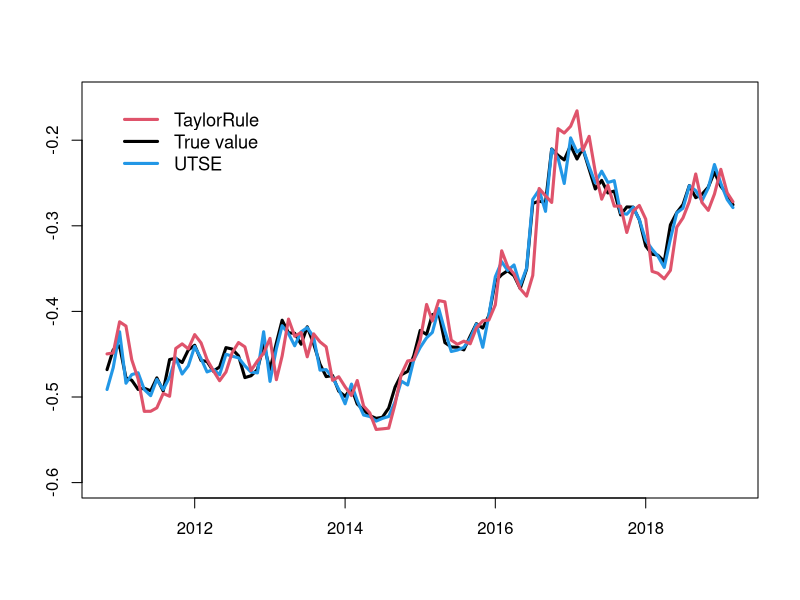
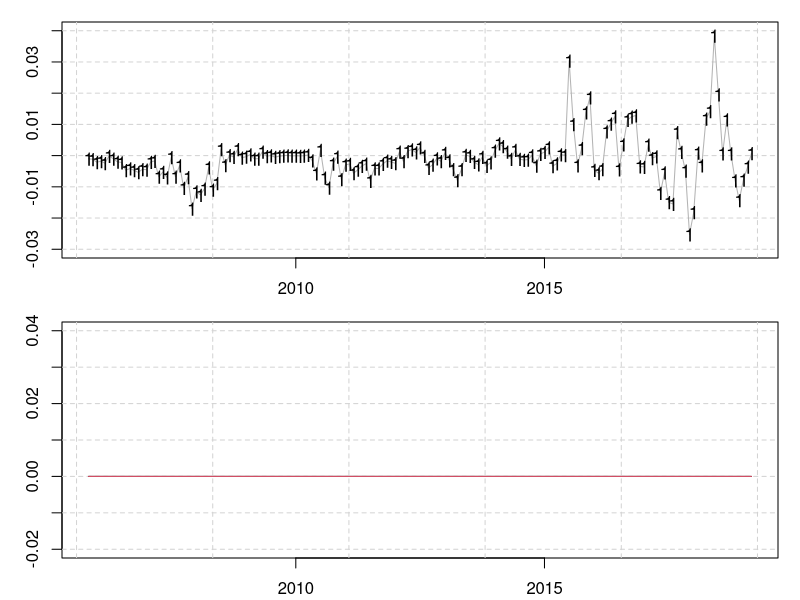
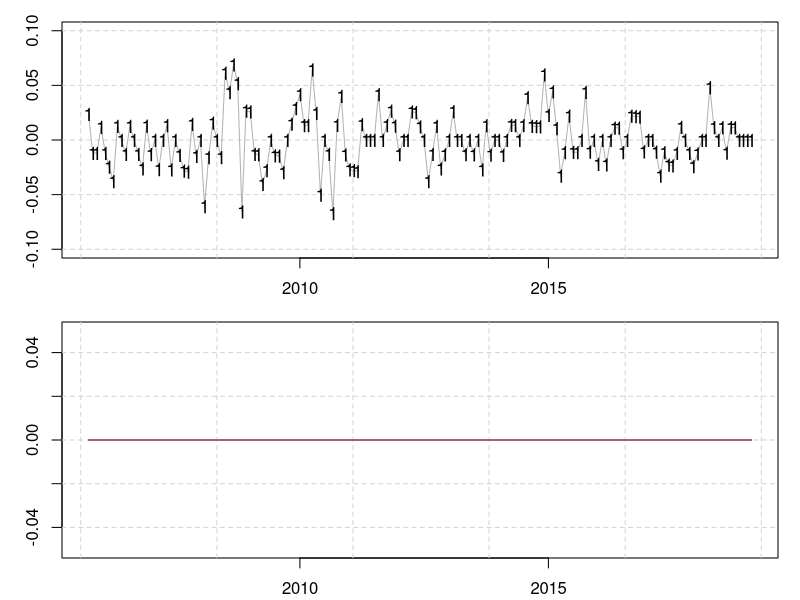

The R source for these figures, in order:

setwd("C:/")
library(MASS)
rm(list = ls(all = TRUE))
graphics.off()
a = 1
b = 101
Data     = read.csv("British.csv")
True     = Data[a:b, 2]
FTSE     = Data[a:b, 3]
FNTaylor = Data[a:b, 4]
FLTaylor = Data[a:b, 5]
FPPP     = Data[a:b, 6]
Random   = Data[a:b, 7]
k        = 1:(length(True)) 
Time     = as.Date(Data[, 1][k])
plot(Time, True[k], type="n", ylab="", ylim=c(-0.6,-0.15), xlab="")
lines(Time, True[k], col='black', lwd = 3)
lines(Time, FTSE[k], col= 4 , lwd  =3)
lines(Time, FLTaylor[k], col=2, lwd = 3)
legend(Time[3],-0.15, c("TaylorRule","True value", "UTSE"),lty=c(1,1,1), lwd =c(3,3,3), pch=c('','',''), col=c(2,1,4), cex=1.1, bty='n')
#MAE
e1           = True-FTSE
e2           = True-Random
e3           = True-FNTaylor
e4           = True-FLTaylor
e5           = True-FPPP
RMSEFTSE     = sqrt(mean(e1^2))
RMSERandom   = sqrt(mean(e2^2))
RMSEFNTaylor = sqrt(mean(e3^2))
RMSEFLTaylor = sqrt(mean(e4^2))
RMSEFPPP     = sqrt(mean(e5^2))
MAEFTSE      = mean(abs(e1))
MAERandom    = mean(abs(e2))
MAEFNTaylor  = mean(abs(e3))
MAEFLTaylor  = mean(abs(e4))
MAEFPPP      = mean(abs(e5))
A            = c(RMSEFTSE, RMSERandom, RMSEFNTaylor, RMSEFLTaylor, RMSEFPPP)
B            = c(MAEFTSE, MAERandom, MAEFNTaylor, MAEFLTaylor, MAEFPPP)
A
B
write.csv(data.frame(A, B),file="ForecastingResultsEuro.csv", row.names=FALSE)
#DM-test
e1    = True-FTSE
e2    = True-Random
f.1   = abs(e1)-abs(e2)
V.hat = mean((f.1-mean(f.1))^2)
DMW   = mean(f.1)/sqrt(length(e1)^(-1)*V.hat)
DMW



# This is the final one for China
rm(list = ls(all = TRUE))
graphics.off()
YCdata      = read.csv("CUSTest2.csv")
#write.csv(flu, file="flu.csv")
y    = diff(log(as.matrix(YCdata[,2]))); num = length(y); nstate = 4;
M1   = as.matrix(cbind(1,0,0,1))  # obs matrix normal
M2   = as.matrix(cbind(1,0,1,1))  # obs matrix flu epi
prob = matrix(0,num,1); yp = y  # to store pi2(t|t-1) & y(t|t-1)
xfilter = array(0, dim=c(nstate,1,num)) # to store x(t|t)
# Function to Calculate Likelihood
Linn = function(para){
  alpha1 = para[1]; alpha2 = para[2]; beta1 = para[3]
  sQ1 = para[4];  sQ2 = para[5];  like=0
  xf  = matrix(0, nstate, 1)  # x filter
  xp  = matrix(0, nstate, 1)  # x pred
  Pf  = diag(.1, nstate)      # filter cov
  Pp  = diag(.1, nstate)      # pred cov
  pi11 <- .75 -> pi22;  pi12 <- .25 -> pi21; pif1 <- .5; .5 -> pif2
  phi = matrix(0,nstate,nstate)
  phi[1,1] = alpha1; phi[1,2] = alpha2; phi[2,1]=1; phi[3,3]=beta1; phi[4,4]=1
  Ups = as.matrix(rbind(0,0,0,0))
  Q   = matrix(0,nstate,nstate)
  Q[1,1] = sQ1^2; Q[3,3] = sQ2^2; R=0  # R=0 in final model
  # begin filtering #
  for(i in 1:num){
    xp   = phi%*%xf + Ups; Pp = phi%*%Pf%*%t(phi) + Q
    sig1 = as.numeric(M1%*%Pp%*%t(M1) + R)
    sig2 = as.numeric(M2%*%Pp%*%t(M2) + R)
    k1   = Pp%*%t(M1)/sig1; k2 = Pp%*%t(M2)/sig2
    e1   = y[i]-M1%*%xp; e2 = y[i]-M2%*%xp
    pip1 = pif1*pi11 + pif2*pi21; pip2 = pif1*pi12 + pif2*pi22
    den1 = (1/sqrt(sig1))*exp(-.5*e1^2/sig1)
    den2 = (1/sqrt(sig2))*exp(-.5*e2^2/sig2)
    denm = pip1*den1 + pip2*den2
    pif1 = pip1*den1/denm; pif2 = pip2*den2/denm
    pif1 = as.numeric(pif1); pif2 = as.numeric(pif2)
    e1   = as.numeric(e1); e2=as.numeric(e2)
    xf   = xp + pif1*k1*e1 + pif2*k2*e2
    eye  = diag(1, nstate)
    Pf   = pif1*(eye-k1%*%M1)%*%Pp + pif2*(eye-k2%*%M2)%*%Pp
    like = like - log(pip1*den1 + pip2*den2)
    prob[i] = pip2; xfilter[,,i] = xf; innov.sig = c(sig1,sig2)
    yp[i]   = ifelse(pip1 > pip2, M1%*%xp, M2%*%xp)  
  }
  return(like)   
}
# Estimation
alpha1   = .5; alpha2 = -0.2;  beta1= 0.3; sQ1 = .001; sQ2 = .01
init.par = c(alpha1, alpha2, beta1, sQ1, sQ2)
(est = optim(init.par, Linn, NULL, method='BFGS', hessian=TRUE, control=list(trace=1,REPORT=1)))
SE   = sqrt(diag(solve(est$hessian)))
u    = cbind(estimate=est$par, SE)
rownames(u)=c('alpha1','alpha2','beta1','sQ1','sQ2'); u
# Graphics
predepi = ifelse(prob<.5,0,1); k = 5:(length(y)-1) 
#YCtime = as.Date(YCdata[, 1])
Time    = as.Date(YCdata[, 1][k])
regime  = predepi[k]+1
par(mfrow=c(2,1), mar=c(2,3,1,1)+.1)     
plot(Time, y[k], type="n", ylab="", ylim=c(-.03,0.04))
grid(lty=2); lines(Time, y[k],  col=gray(.7))
text(Time, y[k], col=regime, labels=regime, cex=1.1)  
plot(Time, xfilter[1,,k], type="n", ylim=c(-.02,0.04), ylab="", col=1)
grid(lty=2); lines(Time, xfilter[1,,k]) 
lines(Time, xfilter[3,,k], col=2)
A = c(1:length(length(xfilter[3,,k])))
B = xfilter[3,,k]
write.csv(data.frame(A, B),"D:\\sharpriseorfalling.csv", row.names=FALSE)



#######
rm(list = ls(all = TRUE))
graphics.off()
#YCdata      = read.csv("CUSTest2.csv")
YCdata       = read.csv("EuroUSTest.csv")
#write.csv(flu, file="flu.csv")
y =diff(log(as.matrix(YCdata[,2]))); num = length(y); nstate = 3;
M1 = as.matrix(cbind(1,0,0))  # obs matrix normal
M2 = as.matrix(cbind(1,0,1))  # obs matrix flu epi
prob = matrix(0,num,1); yp = y  # to store pi2(t|t-1) & y(t|t-1)
xfilter = array(0, dim=c(nstate,1,num)) # to store x(t|t)
# Function to Calculate Likelihood
Linn = function(para){
  alpha1 = para[1]; alpha2 = para[2]; beta1 = para[3]
  sQ1 = para[4];  sQ2 = para[5];  like=0
  xf  = matrix(0, nstate, 1)  # x filter
  xp  = matrix(0, nstate, 1)  # x pred
  Pf  = diag(.1, nstate)      # filter cov
  Pp  = diag(.1, nstate)      # pred cov
  pi11 <- .75 -> pi22;  pi12 <- .25 -> pi21; pif1 <- .5; .5 -> pif2
  phi = matrix(0,nstate,nstate)
  phi[1,1] = alpha1; phi[1,2] = alpha2; phi[2,1]=1; phi[3,3]=beta1
  Ups = as.matrix(rbind(0,0,0))
  Q   = matrix(0,nstate,nstate)
  Q[1,1] = sQ1^2; Q[3,3] = sQ2^2; R=0  # R=0 in final model
  # begin filtering #
  for(i in 1:num){
    xp   = phi%*%xf + Ups; Pp = phi%*%Pf%*%t(phi) + Q
    sig1 = as.numeric(M1%*%Pp%*%t(M1) + R)
    sig2 = as.numeric(M2%*%Pp%*%t(M2) + R)
    k1   = Pp%*%t(M1)/sig1; k2 = Pp%*%t(M2)/sig2
    e1   = y[i]-M1%*%xp; e2 = y[i]-M2%*%xp
    pip1 = pif1*pi11 + pif2*pi21; pip2 = pif1*pi12 + pif2*pi22
    den1 = (1/sqrt(sig1))*exp(-.5*e1^2/sig1)
    den2 = (1/sqrt(sig2))*exp(-.5*e2^2/sig2)
    denm = pip1*den1 + pip2*den2
    pif1 = pip1*den1/denm; pif2 = pip2*den2/denm
    pif1 = as.numeric(pif1); pif2 = as.numeric(pif2)
    e1   = as.numeric(e1); e2=as.numeric(e2)
    xf   = xp + pif1*k1*e1 + pif2*k2*e2
    eye  = diag(1, nstate)
    Pf   = pif1*(eye-k1%*%M1)%*%Pp + pif2*(eye-k2%*%M2)%*%Pp
    like = like - log(pip1*den1 + pip2*den2)
    prob[i] = pip2; xfilter[,,i] = xf; innov.sig = c(sig1,sig2)
    yp[i] = ifelse(pip1 > pip2, M1%*%xp, M2%*%xp)  
  }
  return(like)   
}
# Estimation
alpha1 = .5; alpha2 = -0.15;  beta1= 0.3; sQ1 = .01; sQ2 = .01
init.par = c(alpha1, alpha2, beta1, sQ1, sQ2)
(est = optim(init.par, Linn, NULL, method='BFGS', hessian=TRUE, control=list(trace=1,REPORT=1)))
SE   = sqrt(diag(solve(est$hessian)))
u    = cbind(estimate=est$par, SE)
rownames(u) = c('alpha1','alpha2','beta1','sQ1','sQ2'); u
# Graphics
predepi = ifelse(prob<.5,0,1); k = 70:(length(y)) 
#YCtime = as.Date(YCdata[, 1])
Time    = as.Date(YCdata[, 1][k])
regime  = predepi[k]+1
par(mfrow=c(2,1), mar=c(2,3,1,1)+.1)     
plot(Time, y[k], type="n", ylab="", ylim=c(-.1,0.1)) #xaxt="n"
grid(lty=2); lines(Time, y[k],  col=gray(.7))
text(Time, y[k], col=regime, labels=regime, cex=1.1)
#axis.Date(1, at = seq(as.Date("2005/1/1"), max(Time)+6, "years"))
plot(Time, xfilter[1,,k], type="n", ylim=c(-.05,0.05), ylab="", col=1)
grid(lty=2); lines(Time, xfilter[1,,k]) 
lines(Time, xfilter[3,,k], col=2)

##############
library(MASS)
library(tseries)
rm(list = ls(all = TRUE))
graphics.off()
Reg = read.csv("sharpriseorfalling.csv")
Reg1 = apply(Reg[, c(-1)], c(1,2), as.numeric)
N    = length(Reg1[,1])
#Reg1 = diff(Reg1)
fit =lm(Reg1[2:(N), 1]~0+Reg1[2:(N), 2]+Reg1[2:(N), 3]+diff(Reg1[1:(N), 4]))
summary(fit)
adf.test(Reg1[1:(N-2), 1], k=1)
adf.test(Reg1[2:(N-1), 2], k=1)
adf.test(Reg1[2:(N-1), 3], k=1)
adf.test(diff(Reg1[1:(N-1), 4]), k=1)

rm(list = ls(all = TRUE))
graphics.off()
Reg  = read.csv("sharpriseorfallingEuroUSTure.csv")
Reg1 = apply(Reg[, c(-1)], c(1,2), as.numeric)
N    = length(Reg1[,1])
Reg1 = diff(Reg1)
fit  = lm(Reg1[2:(N-1), 1]~0+Reg1[2:(N-1), 2]+Reg1[2:(N-1), 3]+(Reg1[2:(N-1), 4]))
#fit.1 = lm(xfilter[3,,k]~xfilter[3,,k])
summary(fit)
adf.test(Reg1[1:(N-2), 1], k=1)
adf.test(Reg1[2:(N-1), 2], k=1)
adf.test(Reg1[2:(N-1), 3], k=1)
adf.test(Reg1[2:(N-1), 4], k=1)

